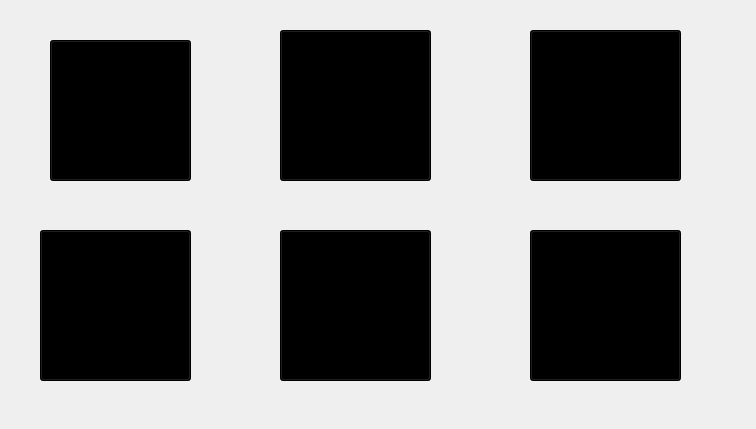
<?xml version="1.0" encoding="UTF-8"?>
<ui version="4.0">
 <class>JumpscareSim</class>
 <widget class="QMainWindow" name="JumpscareSim">
  <property name="geometry">
   <rect>
    <x>0</x>
    <y>0</y>
    <width>756</width>
    <height>429</height>
   </rect>
  </property>
  <property name="windowTitle">
   <string>MainWindow</string>
  </property>
  <widget class="QWidget" name="centralwidget">
   <widget class="QWidget" name="widget" native="true">
    <property name="geometry">
     <rect>
      <x>-30</x>
      <y>-20</y>
      <width>821</width>
      <height>451</height>
     </rect>
    </property>
    <property name="toolTip">
     <string/>
    </property>
    <property name="styleSheet">
     <string notr="true"/>
    </property>
    <widget class="QPushButton" name="pushButton">
     <property name="geometry">
      <rect>
       <x>80</x>
       <y>60</y>
       <width>141</width>
       <height>141</height>
      </rect>
     </property>
     <property name="cursor">
      <cursorShape>PointingHandCursor</cursorShape>
     </property>
     <property name="styleSheet">
      <string notr="true">QPushButton {
	image: url(:/assets/icons/Chica_icon.png);
      background-color: rgb(0, 0, 0);
      image: url(:/assets/icons/Chica_icon.png);
}
QPushButton:hover {
      background-color: rgb(0, 0, 0);
      border: 2px solid #ffffff;
}
</string>
     </property>
     <property name="text">
      <string/>
     </property>
    </widget>
    <widget class="QPushButton" name="pushButton_2">
     <property name="geometry">
      <rect>
       <x>310</x>
       <y>50</y>
       <width>151</width>
       <height>151</height>
      </rect>
     </property>
     <property name="sizePolicy">
      <sizepolicy hsizetype="Fixed" vsizetype="Fixed">
       <horstretch>0</horstretch>
       <verstretch>0</verstretch>
      </sizepolicy>
     </property>
     <property name="cursor">
      <cursorShape>PointingHandCursor</cursorShape>
     </property>
     <property name="styleSheet">
      <string notr="true">QPushButton {
      background-color: rgb(0, 0, 0);
     image: url(:/assets/icons/Monster_rat_icon.png);
}
QPushButton:hover {
      background-color: rgb(0, 0, 0);
      border: 2px solid #ffffff;
}
</string>
     </property>
     <property name="text">
      <string/>
     </property>
    </widget>
    <widget class="QLabel" name="label">
     <property name="geometry">
      <rect>
       <x>-40</x>
       <y>-20</y>
       <width>871</width>
       <height>581</height>
      </rect>
     </property>
     <property name="styleSheet">
      <string notr="true"/>
     </property>
     <property name="text">
      <string/>
     </property>
     <property name="scaledContents">
      <bool>true</bool>
     </property>
    </widget>
    <widget class="QWidget" name="widget_2" native="true">
     <property name="geometry">
      <rect>
       <x>10</x>
       <y>0</y>
       <width>821</width>
       <height>451</height>
      </rect>
     </property>
     <property name="toolTip">
      <string/>
     </property>
     <property name="styleSheet">
      <string notr="true"/>
     </property>
    </widget>
    <widget class="QPushButton" name="pushButton_3">
     <property name="geometry">
      <rect>
       <x>560</x>
       <y>50</y>
       <width>151</width>
       <height>151</height>
      </rect>
     </property>
     <property name="sizePolicy">
      <sizepolicy hsizetype="Fixed" vsizetype="Fixed">
       <horstretch>0</horstretch>
       <verstretch>0</verstretch>
      </sizepolicy>
     </property>
     <property name="cursor">
      <cursorShape>PointingHandCursor</cursorShape>
     </property>
     <property name="styleSheet">
      <string notr="true">QPushButton {
      background-color: rgb(0, 0, 0);
     image: url(:/assets/icons/Mangle_icon.png);
}
QPushButton:hover {
      background-color: rgb(0, 0, 0);
      border: 2px solid #ffffff;
}
</string>
     </property>
     <property name="text">
      <string/>
     </property>
    </widget>
    <widget class="QPushButton" name="pushButton_4">
     <property name="geometry">
      <rect>
       <x>560</x>
       <y>250</y>
       <width>151</width>
       <height>151</height>
      </rect>
     </property>
     <property name="sizePolicy">
      <sizepolicy hsizetype="Fixed" vsizetype="Fixed">
       <horstretch>0</horstretch>
       <verstretch>0</verstretch>
      </sizepolicy>
     </property>
     <property name="cursor">
      <cursorShape>PointingHandCursor</cursorShape>
     </property>
     <property name="styleSheet">
      <string notr="true">QPushButton {
      background-color: rgb(0, 0, 0);
     image: url(:/assets/Monster_rat_icon.png);
}
QPushButton:hover {
      background-color: rgb(0, 0, 0);
      border: 2px solid #ffffff;
}
</string>
     </property>
     <property name="text">
      <string/>
     </property>
    </widget>
    <widget class="QPushButton" name="pushButton_5">
     <property name="geometry">
      <rect>
       <x>310</x>
       <y>250</y>
       <width>151</width>
       <height>151</height>
      </rect>
     </property>
     <property name="sizePolicy">
      <sizepolicy hsizetype="Fixed" vsizetype="Fixed">
       <horstretch>0</horstretch>
       <verstretch>0</verstretch>
      </sizepolicy>
     </property>
     <property name="cursor">
      <cursorShape>PointingHandCursor</cursorShape>
     </property>
     <property name="styleSheet">
      <string notr="true">QPushButton {
      background-color: rgb(0, 0, 0);
     image: url(:/assets/icons/Monster_Vinnie_icon.jpg);
}
QPushButton:hover {
      background-color: rgb(0, 0, 0);
      border: 2px solid #ffffff;
}
</string>
     </property>
     <property name="text">
      <string/>
     </property>
    </widget>
    <widget class="QPushButton" name="pushButton_6">
     <property name="geometry">
      <rect>
       <x>70</x>
       <y>250</y>
       <width>151</width>
       <height>151</height>
      </rect>
     </property>
     <property name="sizePolicy">
      <sizepolicy hsizetype="Fixed" vsizetype="Fixed">
       <horstretch>0</horstretch>
       <verstretch>0</verstretch>
      </sizepolicy>
     </property>
     <property name="cursor">
      <cursorShape>PointingHandCursor</cursorShape>
     </property>
     <property name="styleSheet">
      <string notr="true">QPushButton {
      background-color: rgb(0, 0, 0);
     image: url(:/assets/icons/images.jpg);
}
QPushButton:hover {
      background-color: rgb(0, 0, 0);
      border: 2px solid #ffffff;
}
</string>
     </property>
     <property name="text">
      <string/>
     </property>
    </widget>
    <zorder>widget_2</zorder>
    <zorder>label</zorder>
    <zorder>pushButton</zorder>
    <zorder>pushButton_2</zorder>
    <zorder>pushButton_3</zorder>
    <zorder>pushButton_4</zorder>
    <zorder>pushButton_5</zorder>
    <zorder>pushButton_6</zorder>
   </widget>
  </widget>
 </widget>
 <resources>
  <include location="resources.qrc"/>
 </resources>
 <connections/>
</ui>
